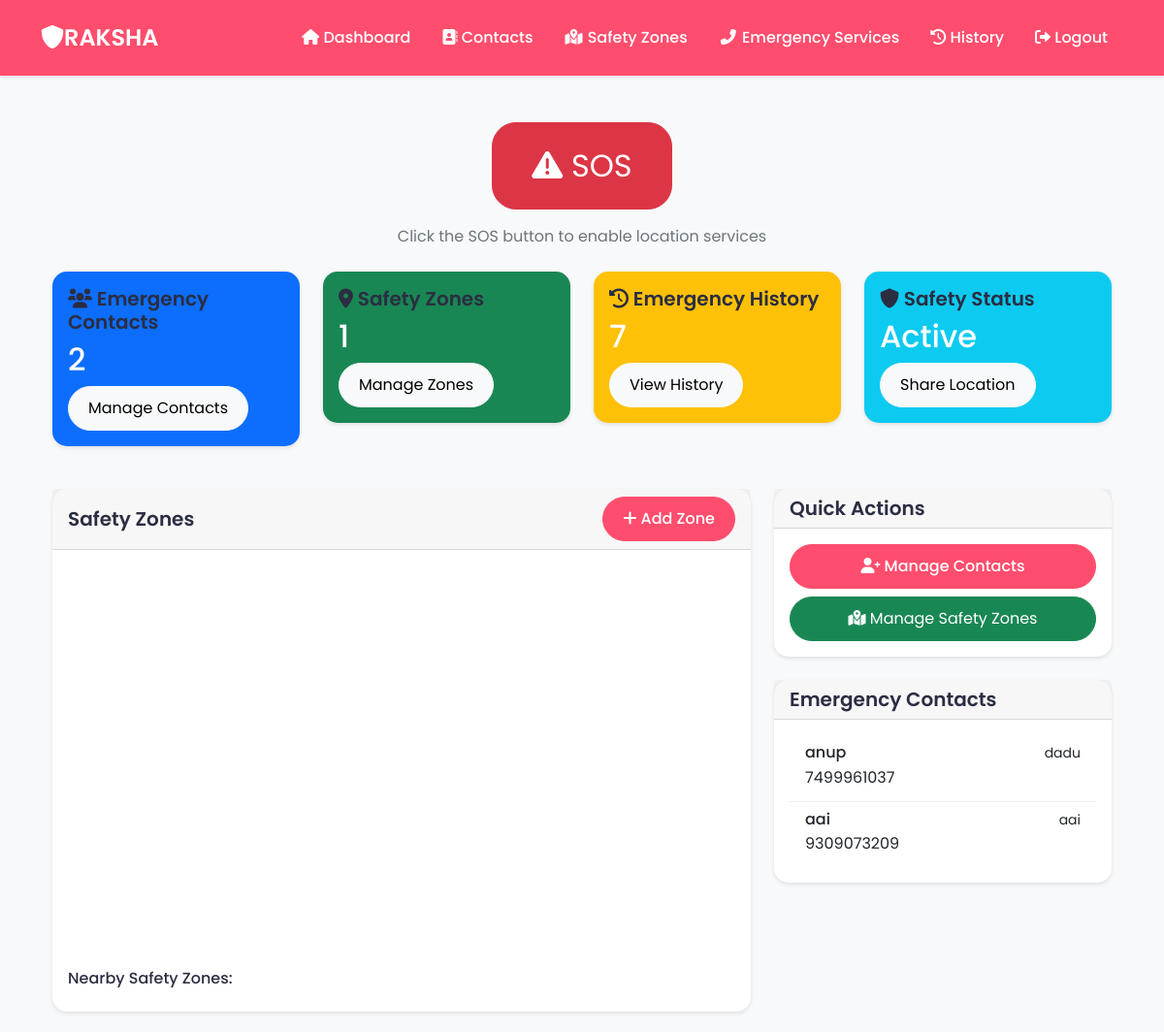
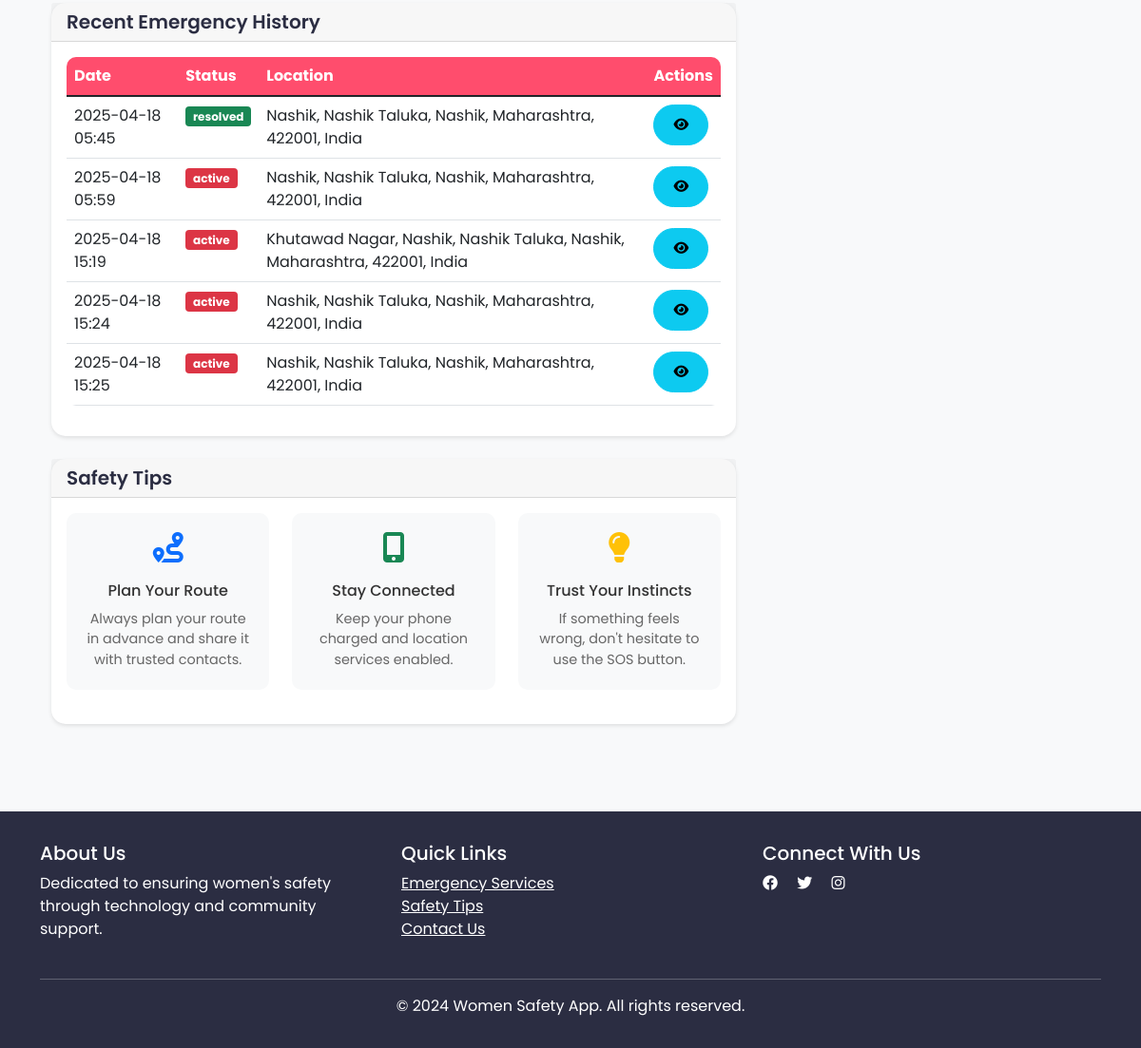
The page /dashboard (signed in) on the database its author committed (2 pictures, top to bottom).
### app.py (models this page shows)
class EmergencyHistory(db.Model):
    id = db.Column(db.Integer, primary_key=True)
    timestamp = db.Column(db.DateTime, default=datetime.utcnow)
    latitude = db.Column(db.Float, nullable=False)
    longitude = db.Column(db.Float, nullable=False)
    location_name = db.Column(db.String(200))
    status = db.Column(db.String(50))
    description = db.Column(db.Text)
    user_id = db.Column(db.Integer, db.ForeignKey('user.id'), nullable=False)

### data.py (models this page shows)
class Contact(db.Model):
    id = db.Column(db.Integer, primary_key=True)
    name = db.Column(db.String(100), nullable=False)
    phone = db.Column(db.String(20), nullable=False)
    relationship = db.Column(db.String(50))
    user_id = db.Column(db.Integer, db.ForeignKey('user.id'), nullable=False)

### app.py (the view)
@app.route('/dashboard')
@login_required
def dashboard():
    contacts = Contact.query.filter_by(user_id=current_user.id).all()
    zones = SafetyZone.query.filter_by(user_id=current_user.id).all()
    return render_template('dashboard.html', contacts=contacts, zones=zones)

### app.py (called while the page is built)
@login_manager.user_loader
def load_user(user_id):
    return User.query.get(int(user_id))

### templates/dashboard.html (shortened to what this page needs)
{% extends "base.html" %}
{% block content %}
<div class="container-fluid py-4">
    <div class="row mb-4">
        <div class="col-12 text-center">
            <button id="sosButton" class="btn btn-danger btn-lg pulse-button" onclick="triggerSOS()" style="font-size: 2rem; padding: 20px 40px;">
                <i class="fas fa-exclamation-triangle"></i> SOS
            </button>
            <div id="locationStatus" class="mt-3 text-muted">Checking location services...</div>
        </div>
    </div>
    <div class="row mb-4">
        <div class="col-md-3">
            <div class="card bg-primary text-white">
                <div class="card-body">
                    <h5 class="card-title"><i class="fas fa-users"></i> Emergency Contacts</h5>
                    <h2 class="card-text">{{ contacts|length }}</h2>
                    <a href="{{ url_for('manage_contacts') }}" class="btn btn-light">Manage Contacts</a>
                </div>
            </div>
        </div>
        <div class="col-md-3">
            <div class="card bg-success text-white">
                <div class="card-body">
                    <h5 class="card-title"><i class="fas fa-map-marker-alt"></i> Safety Zones</h5>
                    <h2 class="card-text">{{ zones|length }}</h2>
                    <a href="{{ url_for('manage_safety_zones') }}" class="btn btn-light">Manage Zones</a>
                </div>
            </div>
        </div>
        <div class="col-md-3">
            <div class="card bg-warning text-white">
                <div class="card-body">
                    <h5 class="card-title"><i class="fas fa-history"></i> Emergency History</h5>
                    <h2 class="card-text">{{ current_user.emergency_history|length }}</h2>
                    <a href="{{ url_for('emergency_history') }}" class="btn btn-light">View History</a>
                </div>
            </div>
        </div>
        <div class="col-md-3">
            <div class="card bg-info text-white">
                <div class="card-body">
                    <h5 class="card-title"><i class="fas fa-shield-alt"></i> Safety Status</h5>
                    <h2 class="card-text" id="safetyStatus">Active</h2>
                    <button class="btn btn-light" onclick="shareLocation()">Share Location</button>
                </div>
            </div>
        </div>
    </div>
    <div class="row">
        <div class="col-md-8">
            <div class="card mb-4">
                <div class="card-header d-flex justify-content-between align-items-center">
                    <h5 class="card-title mb-0">Safety Zones</h5>
                    <button class="btn btn-primary" onclick="addSafetyZone()">
                        <i class="fas fa-plus"></i> Add Zone
                    </button>
                </div>
                <div class="card-body">
                    <div id="safetyZonesMap" style="height: 400px;"></div>
                    <div class="mt-3">
                        <h6>Nearby Safety Zones:</h6>
                    </div>
                </div>
            </div>
            <div class="card mb-4">
                <div class="card-header">
                    <h5 class="card-title mb-0">Recent Emergency History</h5>
                </div>
                <div class="card-body">
                    <div class="table-responsive">
                        <table class="table">
                            <thead>
                                <tr>
                                    <th>Date</th>
                                    <th>Status</th>
                                    <th>Location</th>
                                    <th>Actions</th>
                                </tr>
                            </thead>
                            <tbody>
                                {% for emergency in current_user.emergency_history[:5] %}
                                <tr>
                                    <td>{{ emergency.timestamp.strftime('%Y-%m-%d %H:%M') }}</td>
                                    <td><span class="badge bg-{{ 'success' if emergency.status == 'resolved' else 'danger' }}">{{ emergency.status }}</span></td>
                                    <td>{{ emergency.location_name }}</td>
                                    <td>
                                        <button class="btn btn-sm btn-info" data-emergency-id="{{ emergency.id }}" onclick="viewEmergencyDetails(this.dataset.emergencyId)">
                                            <i class="fas fa-eye"></i>
                                        </button>
                                    </td>
                                </tr>
                                {% endfor %}
                            </tbody>
                        </table>
                    </div>
                </div>
            </div>
            <div class="card">
                <div class="card-header">
                    <h5 class="card-title mb-0">Safety Tips</h5>
                </div>
                <div class="card-body">
                    <div class="row">
                        <div class="col-md-4">
                            <div class="safety-tip">
                                <i class="fas fa-route text-primary"></i>
                                <h6>Plan Your Route</h6>
                                <p>Always plan your route in advance and share it with trusted contacts.</p>
                            </div>
                        </div>
                        <div class="col-md-4">
                            <div class="safety-tip">
                                <i class="fas fa-mobile-alt text-success"></i>
                                <h6>Stay Connected</h6>
                                <p>Keep your phone charged and location services enabled.</p>
                            </div>
                        </div>
                        <div class="col-md-4">
                            <div class="safety-tip">
                                <i class="fas fa-lightbulb text-warning"></i>
                                <h6>Trust Your Instincts</h6>
                                <p>If something feels wrong, don't hesitate to use the SOS button.</p>
                            </div>
                        </div>
                    </div>
                </div>
            </div>
        </div>
        <div class="col-md-4">
            <div class="card mb-4">
                <div class="card-header">
                    <h5 class="card-title mb-0">Quick Actions</h5>
                </div>
                <div class="card-body">
                    <div class="d-grid gap-2">
                        <a href="{{ url_for('manage_contacts') }}" class="btn btn-primary">
                            <i class="fas fa-user-plus"></i> Manage Contacts
                        </a>
                        <a href="{{ url_for('manage_safety_zones') }}" class="btn btn-success">
                            <i class="fas fa-map-marked-alt"></i> Manage Safety Zones
                        </a>
                    </div>
                </div>
            </div>
            <div class="card mb-4">
                <div class="card-header">
                    <h5 class="card-title mb-0">Emergency Contacts</h5>
                </div>
                <div class="card-body">
                    <div class="list-group">
                        {% for contact in contacts %}
                        <div class="list-group-item">
                            <div class="d-flex w-100 justify-content-between">
                                <h6 class="mb-1">{{ contact.name }}</h6>
                                <small>{{ contact.relationship }}</small>
                            </div>
                            <p class="mb-1">{{ contact.phone }}</p>
                        </div>
                        {% endfor %}
                    </div>
                </div>
            </div>
        </div>
    </div>
</div>
{% endblock %}

### templates/base.html (style rules this page uses)
:root { --primary-color: #ff4d6d; --secondary-color: #ff8fa3; --accent-color: #ffccd5; --dark-color: #2b2d42; --light-color: #f8f9fa; }
body { font-family: 'Poppins', sans-serif; background-color: var(--light-color); color: var(--dark-color); }
.btn-primary { background-color: var(--primary-color); border-color: var(--primary-color); padding: 0.5rem 1.5rem; font-weight: 500; transition: all 0.3s ease; }
.card { border: none; border-radius: 15px; box-shadow: 0 4px 6px rgba(0,0,0,0.1); margin-bottom: 20px; transition: all 0.3s ease; }
.card-title { color: var(--dark-color); font-weight: 600; }
.table { border-radius: 10px; overflow: hidden; }
.table thead th { background-color: var(--primary-color); color: white; border: none; }

### templates/dashboard.html (style rules this page uses)
.pulse-button { animation: pulse 2s infinite; }
.safety-tip { text-align: center; padding: 20px; border-radius: 10px; background-color: #f8f9fa; margin-bottom: 20px; transition: transform 0.3s ease; }
.safety-tip i { font-size: 2rem; margin-bottom: 10px; }
.safety-tip h6 { margin: 10px 0; color: #333; }
.safety-tip p { font-size: 0.9rem; color: #666; margin: 0; }
.card { border: none; box-shadow: 0 2px 4px rgba(0,0,0,0.1); transition: transform 0.3s ease; }
.btn { border-radius: 25px; padding: 10px 20px; }
.list-group-item { border: none; border-bottom: 1px solid #eee; }
.list-group-item:last-child { border-bottom: none; }

### rows shown on the page
EmergencyHistory: timestamp "2025-04-18 05:45", status "resolved", location_name "Nashik, Nashik Taluka, Nashik, Maharashtra, 422001, India"
EmergencyHistory: timestamp "2025-04-18 05:59", status "active", location_name "Nashik, Nashik Taluka, Nashik, Maharashtra, 422001, India"
EmergencyHistory: timestamp "2025-04-18 15:19", status "active", location_name "Khutawad Nagar, Nashik, Nashik Taluka, Nashik, Maharashtra, 422001, India"
EmergencyHistory: timestamp "2025-04-18 15:24", status "active", location_name "Nashik, Nashik Taluka, Nashik, Maharashtra, 422001, India"
EmergencyHistory: timestamp "2025-04-18 15:25", status "active", location_name "Nashik, Nashik Taluka, Nashik, Maharashtra, 422001, India"
Contact: name "anup", relationship "dadu", phone "7499961037"
Contact: name "aai", relationship "aai", phone "9309073209"

### other values the page prints
{{ contacts|length }} "2"
{{ zones|length }} "1"
{{ current_user.emergency_history|length }} "7"
